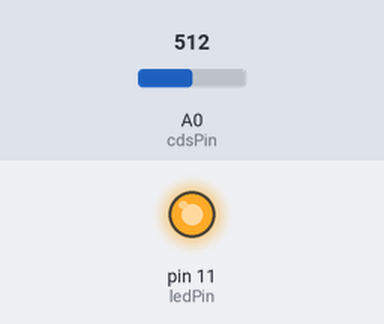
Simulated run of this sketch. Board: Arduino Uno, built with avr-gcc and run on an emulated ATmega328P. Shown: output pins drawn as LEDs (lit = HIGH). The test bench sets the inputs (shaded band); at power-on: A0 (cdsPin) = 512.

Above: at 1.2 s.
1.3 s: A0 (cdsPin) set to 6
2.8 s: A0 (cdsPin) set to 3
At 3.8 s:
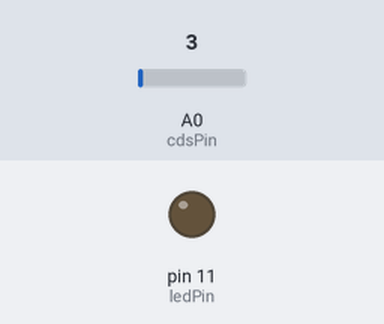
4.3 s: A0 (cdsPin) set to 122
At 4.8 s:
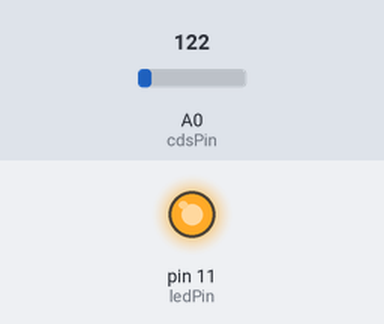
5.8 s: A0 (cdsPin) set to 0
At 6.1 s:
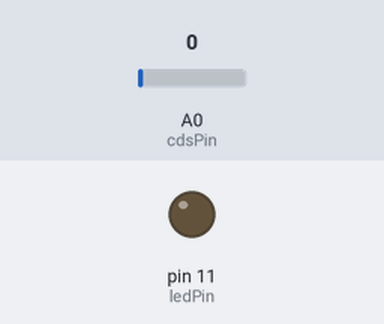
Timing chart, 0 to 8.3 s (numbered marks = the images above; inputs shaded):
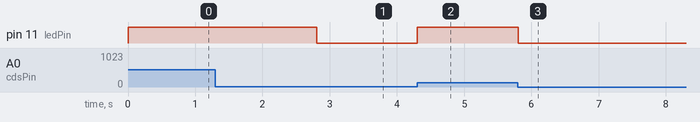

The sketch:

ch09_3.ino
```cpp
int cdsPin = 0;
int ledPin = 11;
int cdsValue = 0;
int ledValue = 0;

void setup() {
  pinMode(ledPin, OUTPUT);
}

void loop() {
  cdsValue = analogRead(cdsPin);
  ledValue = map(cdsValue, 0, 1023, 0, 255);
  digitalWrite(ledPin, ledValue);
  delay(10);
}
```

Measured:
- the behaviour switches between 5 and 4 on A0 (cdsPin) (found by bisection; images 0 and 1)
- after the input at 1.3 s, every drawn part: stays the same
- after the input at 2.8 s, pin 11 (ledPin): HIGH → LOW at once
- after the input at 4.3 s, pin 11 (ledPin): LOW → HIGH at once
- after the input at 5.8 s, pin 11 (ledPin): HIGH → LOW at once
